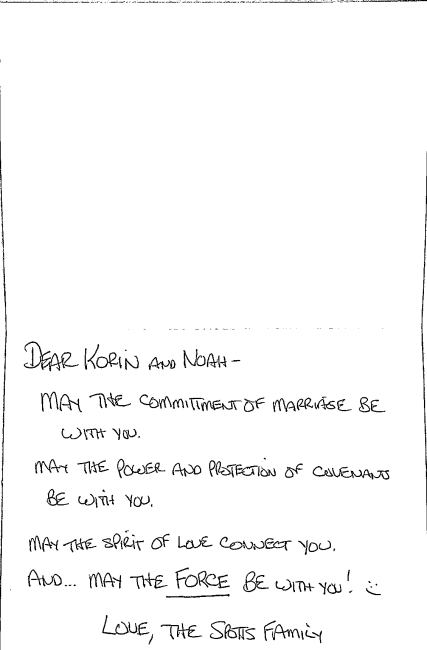
#> input picture output/modified-IMG_7471.png, 427 x 650 px; its folder holds only this picture in this run
$ python scan-folder.py --folder output
#> lines starting #> are read from the running program, lines starting #| are printed output that depends on the picture; after the words box and inside, x2 and y2 are one past the last pixel; in counts of white or black regions, pixels touching at a corner belong together
# import the necessary packages
from transform import four_point_transform
from skimage.filters import threshold_local
import numpy as np
import argparse
import cv2
import imutils
import os
# construct the argument parser and parse the arguments
ap = argparse.ArgumentParser()
ap.add_argument("-f", "--folder", required = True, help="Folder to scan")
args = vars(ap.parse_args())

def scan_image(filepath):
	# load the image and compute the ratio of the old height
	# to the new height, clone it, and resize it
#> called with filepath = 'output/modified-IMG_7471.png'
	image = cv2.imread(filepath)
#> image is the input picture: shape (650, 427, 3); min 0, max 255, mean 248.6
	ratio = image.shape[0] / 500.0
#> ratio = 1.3
	orig = image.copy()
	image = imutils.resize(image, height = 500)
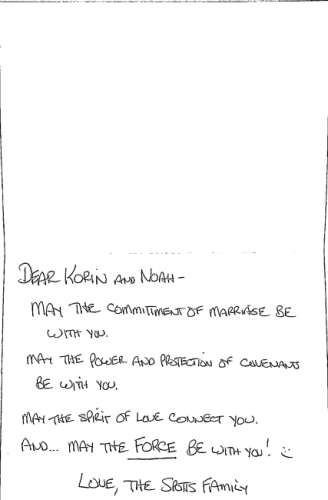
#> image: shape (500, 328, 3); min 20, max 255, mean 248.6
	# convert the image to grayscale, blur it, and find edges
	# in the image
	gray = cv2.cvtColor(image, cv2.COLOR_BGR2GRAY)
	gray = cv2.GaussianBlur(gray, (5, 5), 0)
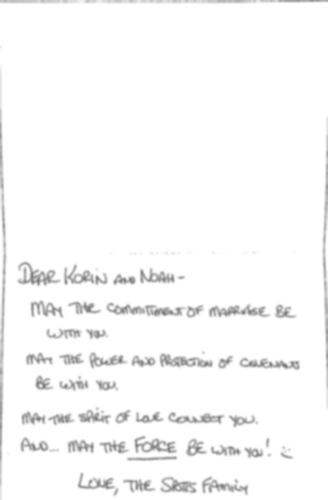
#> gray: shape (500, 328); min 115, max 255, mean 248.6
	edged = cv2.Canny(gray, 75, 200)
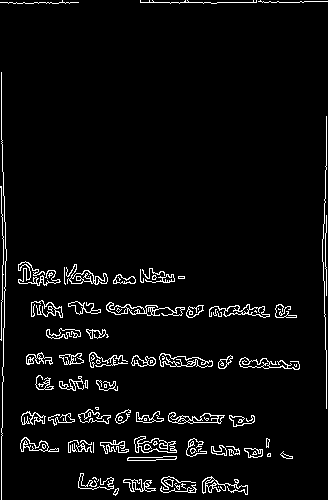
#> edged: shape (500, 328); 4.4% white in thin lines or dots

	# find the contours in the edged image, keeping only the
	# largest ones, and initialize the screen contour
	cnts = cv2.findContours(edged.copy(), cv2.RETR_LIST, cv2.CHAIN_APPROX_SIMPLE)
#> cnts = 218 contours, 124 with area under 20; largest, box (x1, y1, x2, y2) and area: (159, 353, 213, 368) 420, (134, 436, 177, 453) 416, (159, 353, 213, 368) 350, (106, 302, 185, 316) 349, (168, 412, 225, 424) 336
	cnts = imutils.grab_contours(cnts)
	cnts = sorted(cnts, key = cv2.contourArea, reverse = True)[:5]
#> cnts = 5 contours; box (x1, y1, x2, y2) and area: (159, 353, 213, 368) 420, (134, 436, 177, 453) 416, (159, 353, 213, 368) 350, (106, 302, 185, 316) 349, (168, 412, 225, 424) 336
	# loop over the contours
	for c in cnts:
		# approximate the contour
		peri = cv2.arcLength(c, True)
		approx = cv2.approxPolyDP(c, 0.02 * peri, True)
		# if our approximated contour has four points, then we
		# can assume that we have found our screen
		if len(approx) == 4:
			screenCnt = approx
			break
#> this loop made 5 passes
#> peri on passes 1 to 5: 158, 158.6, 240.5, 330.9, 161.1

	# apply the four point transform to obtain a top-down
	# view of the original image
#> (the run stopped early here; a loop or call above may not have finished)

$ run again, on output/modified-IMG_7473.png
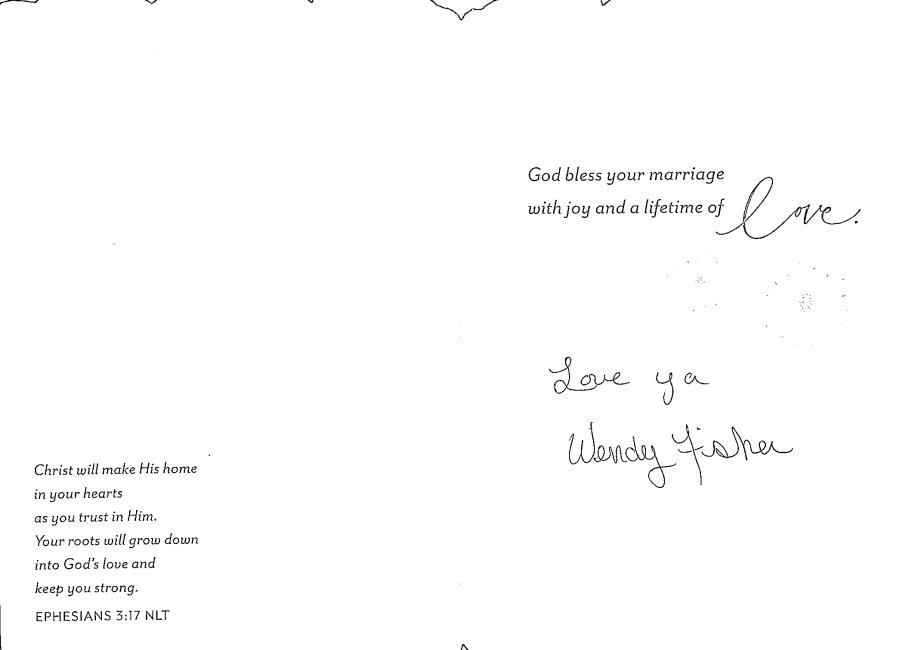
#> input picture output/modified-IMG_7473.png, 924 x 650 px
#> in scan_image, image is the input picture: shape (650, 924, 3); min 0, max 255, mean 252.9
#> image: shape (500, 710, 3)
#> in scan_image, `edged = cv2.Canny(gray, 75, 200)`:
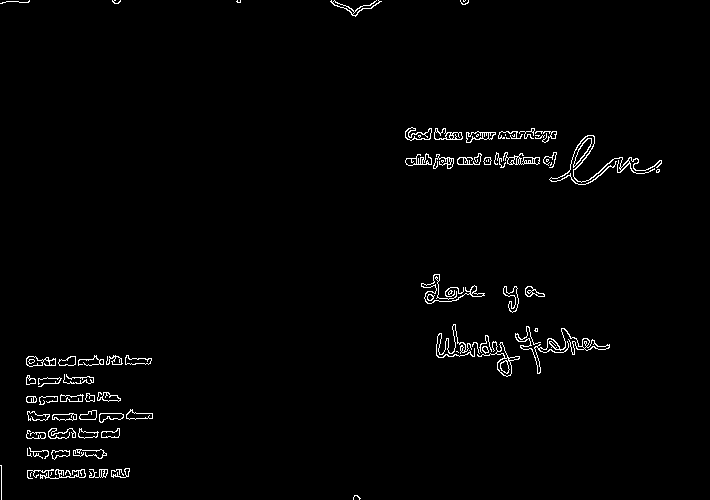
#> edged: shape (500, 710); 1.6% white in thin lines or dots
#> in scan_image, `cnts = cv2.findContours(edged.copy(), cv2.RETR_LIST, cv2.CHAIN_APPROX_..`: cnts = 175 contours, 81 with area under 20; largest, box (x1, y1, x2, y2) and area: (477, 341, 520, 377) 306, (515, 326, 610, 374) 216, (434, 128, 463, 140) 207, (573, 138, 592, 168) 190, (405, 127, 432, 141) 188
#> in scan_image, `cnts = sorted(cnts, key = cv2.contourArea, reverse = True)[:5]`: cnts = 5 contours; box (x1, y1, x2, y2) and area: (477, 341, 520, 377) 306, (515, 326, 610, 374) 216, (434, 128, 463, 140) 207, (573, 138, 592, 168) 190, (405, 127, 432, 141) 188
#> the loop in scan_image, `for c in cnts:` made 5 passes
#> peri on passes 1 to 5: 215.2, 873.9, 86.28, 75.25, 101.8

$ run again, on output/modified-IMG_7474.png
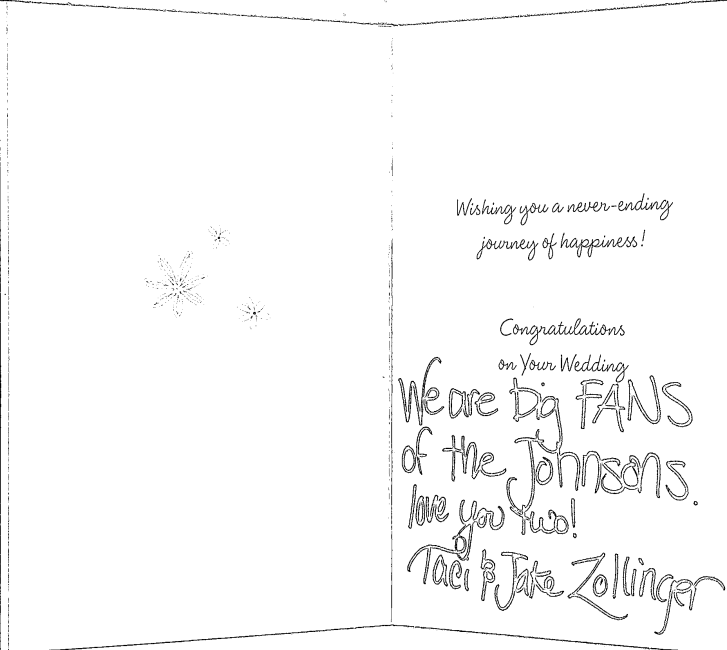
#> input picture output/modified-IMG_7474.png, 727 x 650 px
#> in scan_image, image is the input picture: shape (650, 727, 3); min 0, max 255, mean 248.9
#> image: shape (500, 559, 3)
#> in scan_image, `gray = cv2.GaussianBlur(gray, (5, 5), 0)`:
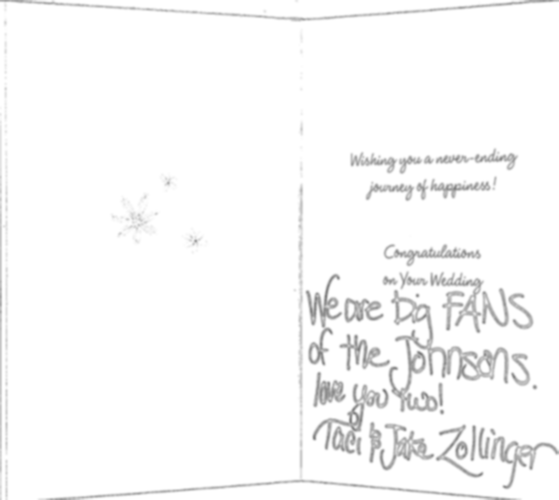
#> gray: shape (500, 559); min 127, max 255, mean 249
#> in scan_image, `edged = cv2.Canny(gray, 75, 200)`:
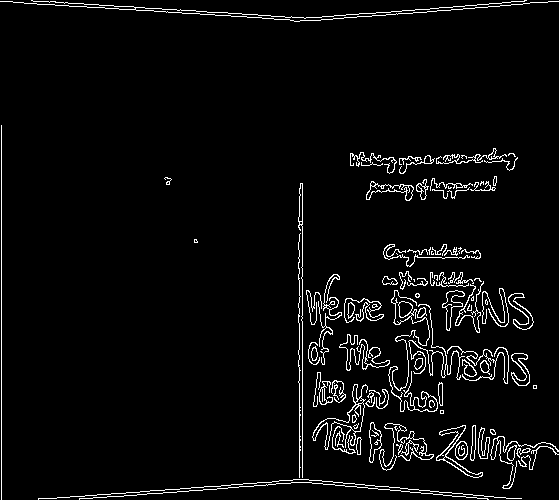
#> edged: shape (500, 559); 4.1% white in thin lines or dots
#> in scan_image, `cnts = cv2.findContours(edged.copy(), cv2.RETR_LIST, cv2.CHAIN_APPROX_..`: cnts = 171 contours, 93 with area under 20; largest, box (x1, y1, x2, y2) and area: (312, 384, 368, 450) 719, (312, 402, 365, 450) 560, (388, 290, 438, 412) 518, (436, 425, 483, 478) 428, (366, 181, 414, 201) 361
#> in scan_image, `cnts = sorted(cnts, key = cv2.contourArea, reverse = True)[:5]`: cnts = 5 contours; box (x1, y1, x2, y2) and area: (312, 384, 368, 450) 719, (312, 402, 365, 450) 560, (388, 290, 438, 412) 518, (436, 425, 483, 478) 428, (366, 181, 414, 201) 361
#> the loop in scan_image, `for c in cnts:` made 5 passes
#> peri on passes 1 to 5: 424.2, 280.1, 1120.1, 231.2, 150.7

$ run again, on output/modified-testimage.png
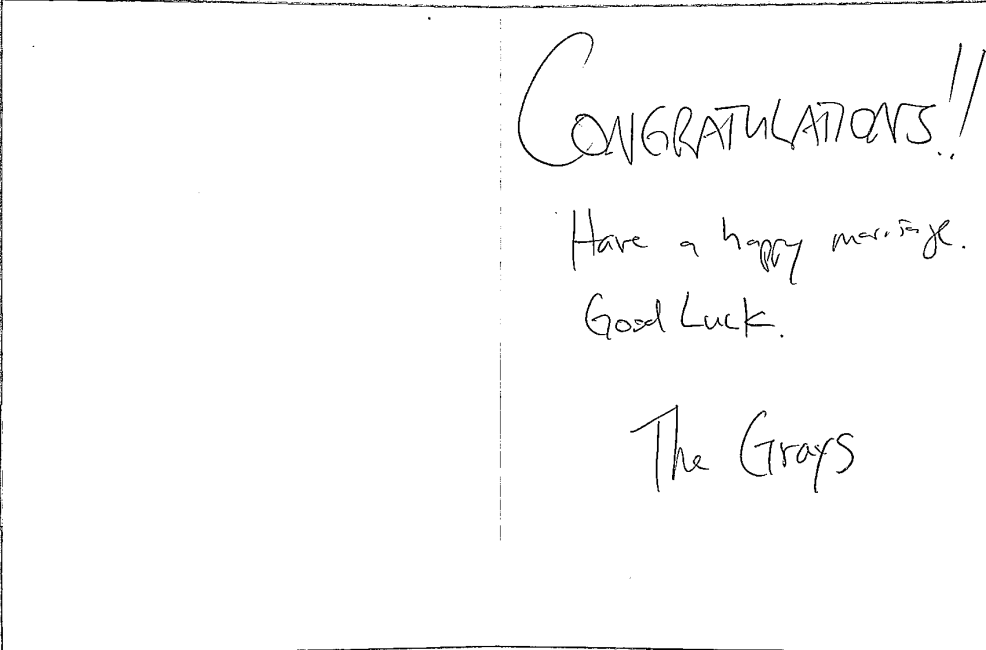
#> input picture output/modified-testimage.png, 986 x 650 px
#> in scan_image, image is the input picture: shape (650, 986, 3); min 0, max 255, mean 251.2
#> image: shape (500, 758, 3)
#> in scan_image, `gray = cv2.GaussianBlur(gray, (5, 5), 0)`:
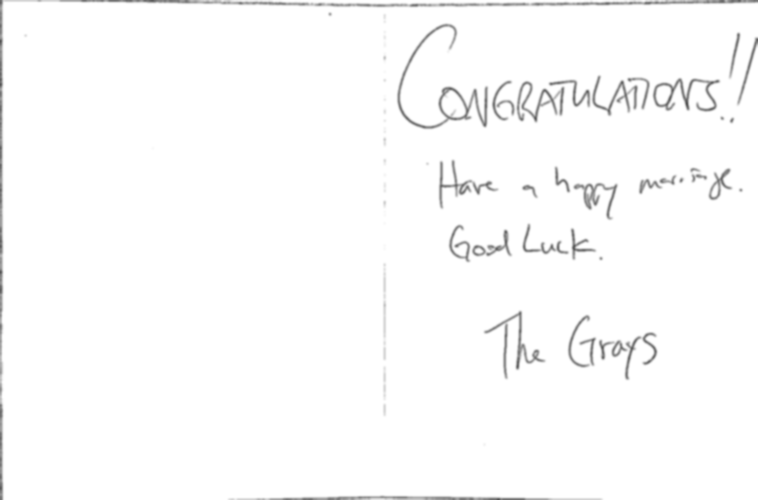
#> gray: shape (500, 758); min 84, max 255, mean 251.3
#> in scan_image, `edged = cv2.Canny(gray, 75, 200)`:
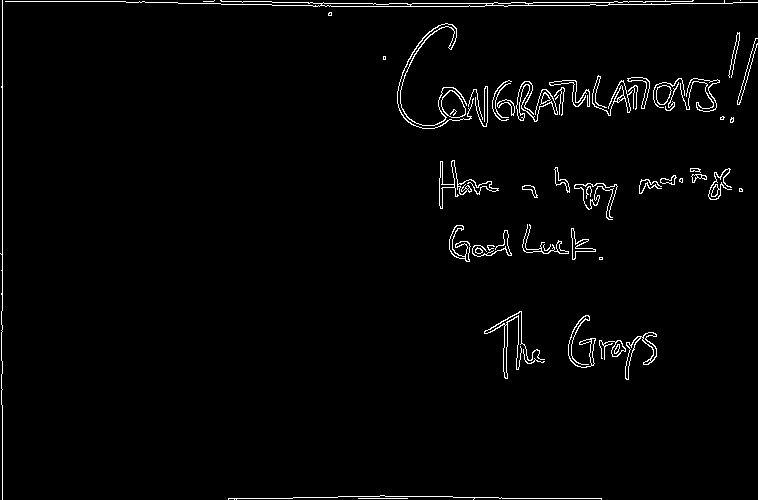
#> edged: shape (500, 758); 2.1% white in thin lines or dots
#> in scan_image, `cnts = cv2.findContours(edged.copy(), cv2.RETR_LIST, cv2.CHAIN_APPROX_..`: cnts = 102 contours, 43 with area under 20; largest, box (x1, y1, x2, y2) and area: (5, 0, 758, 7) 817, (441, 90, 466, 118) 474, (441, 90, 466, 118) 448, (625, 332, 657, 380) 330, (449, 225, 471, 262) 244
#> in scan_image, `cnts = sorted(cnts, key = cv2.contourArea, reverse = True)[:5]`: cnts = 5 contours; box (x1, y1, x2, y2) and area: (5, 0, 758, 7) 817, (441, 90, 466, 118) 474, (441, 90, 466, 118) 448, (625, 332, 657, 380) 330, (449, 225, 471, 262) 244
#> the loop in scan_image, `for c in cnts:` made 5 passes
#> peri on passes 2 to 5: 83.84, 81.5, 229.7, 174.1
